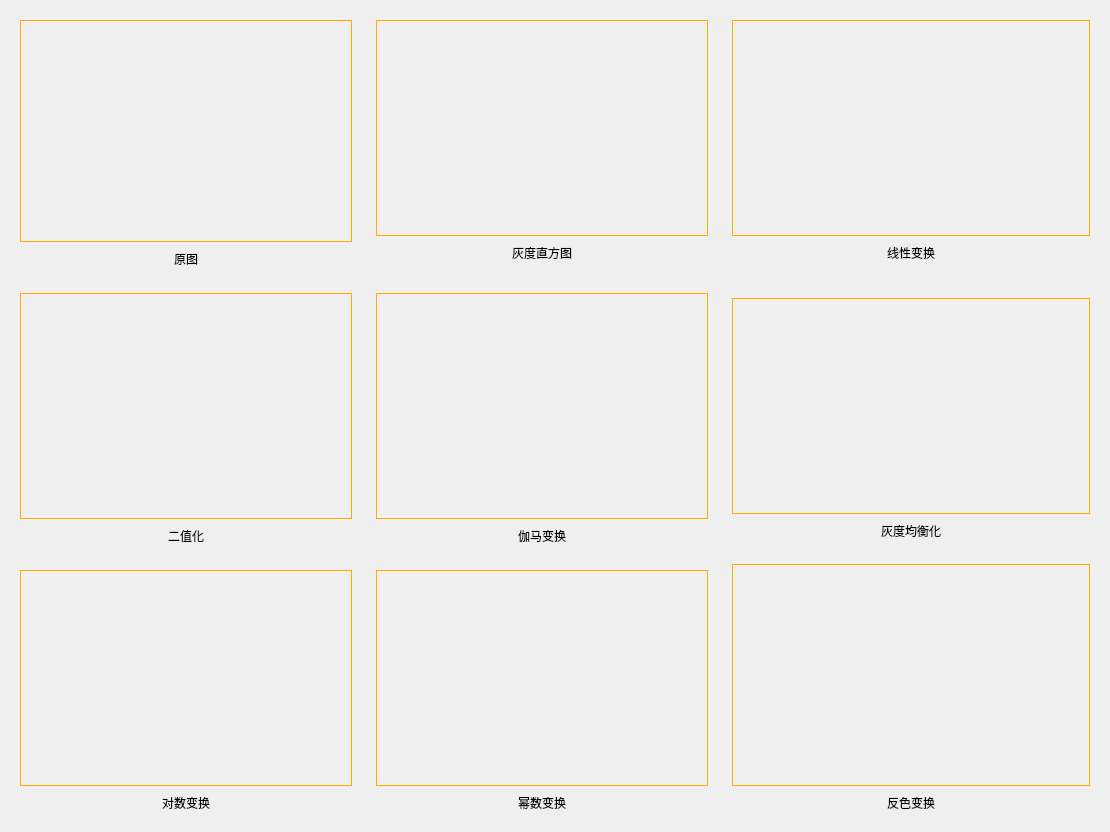
      <widget class="QWidget" name="tab1">
       <attribute name="title">
        <string>灰度图像处理</string>
       </attribute>
       <layout class="QGridLayout" name="gridLayout_4">
        <item row="2" column="1" rowspan="3">
         <widget class="QWidget" name="widget1_5" native="true">
          <property name="minimumSize">
           <size>
            <width>350</width>
            <height>260</height>
           </size>
          </property>
          <property name="maximumSize">
           <size>
            <width>380</width>
            <height>270</height>
           </size>
          </property>
          <layout class="QVBoxLayout" name="verticalLayout_10">
           <item>
            <widget class="QLabel" name="label_gamma_image">
             <property name="maximumSize">
              <size>
               <width>16777215</width>
               <height>16777215</height>
              </size>
             </property>
             <property name="font">
              <font>
               <pointsize>14</pointsize>
               <underline>false</underline>
               <stylestrategy>PreferDefault</stylestrategy>
              </font>
             </property>
             <property name="styleSheet">
              <string notr="true">border-width: 1px;border-style: solid;border-color: rgb(255, 170, 0);</string>
             </property>
             <property name="text">
              <string/>
             </property>
             <property name="alignment">
              <set>Qt::AlignCenter</set>
             </property>
            </widget>
           </item>
           <item>
            <spacer name="verticalSpacer_5">
             <property name="orientation">
              <enum>Qt::Vertical</enum>
             </property>
             <property name="sizeType">
              <enum>QSizePolicy::Fixed</enum>
             </property>
             <property name="sizeHint" stdset="0">
              <size>
               <width>20</width>
               <height>2</height>
              </size>
             </property>
            </spacer>
           </item>
           <item>
            <widget class="QLabel" name="label_gamma_text">
             <property name="sizePolicy">
              <sizepolicy hsizetype="Preferred" vsizetype="Fixed">
               <horstretch>0</horstretch>
               <verstretch>10</verstretch>
              </sizepolicy>
             </property>
             <property name="text">
              <string>伽马变换</string>
             </property>
             <property name="alignment">
              <set>Qt::AlignCenter</set>
             </property>
            </widget>
           </item>
          </layout>
         </widget>
        </item>
        <item row="0" column="0" rowspan="2">
         <widget class="QWidget" name="widget1_2" native="true">
          <property name="minimumSize">
           <size>
            <width>350</width>
            <height>260</height>
           </size>
          </property>
          <property name="maximumSize">
           <size>
            <width>380</width>
            <height>270</height>
           </size>
          </property>
          <layout class="QVBoxLayout" name="verticalLayout_3">
           <item>
            <widget class="QLabel" name="label_origin_image">
             <property name="font">
              <font>
               <pointsize>14</pointsize>
               <underline>false</underline>
               <stylestrategy>PreferDefault</stylestrategy>
              </font>
             </property>
             <property name="styleSheet">
              <string notr="true">border-width: 1px;border-style: solid;border-color: rgb(255, 170, 0);</string>
             </property>
             <property name="text">
              <string/>
             </property>
             <property name="alignment">
              <set>Qt::AlignCenter</set>
             </property>
            </widget>
           </item>
           <item>
            <spacer name="verticalSpacer_2">
             <property name="orientation">
              <enum>Qt::Vertical</enum>
             </property>
             <property name="sizeType">
              <enum>QSizePolicy::Fixed</enum>
             </property>
             <property name="sizeHint" stdset="0">
              <size>
               <width>20</width>
               <height>2</height>
              </size>
             </property>
            </spacer>
           </item>
           <item>
            <widget class="QLabel" name="label_origin_text">
             <property name="sizePolicy">
              <sizepolicy hsizetype="Preferred" vsizetype="Fixed">
               <horstretch>0</horstretch>
               <verstretch>10</verstretch>
              </sizepolicy>
             </property>
             <property name="text">
              <string>原图</string>
             </property>
             <property name="alignment">
              <set>Qt::AlignCenter</set>
             </property>
            </widget>
           </item>
          </layout>
         </widget>
        </item>
        <item row="0" column="1">
         <widget class="QWidget" name="widget1" native="true">
          <property name="minimumSize">
           <size>
            <width>350</width>
            <height>260</height>
           </size>
          </property>
          <property name="maximumSize">
           <size>
            <width>380</width>
            <height>270</height>
           </size>
          </property>
          <layout class="QVBoxLayout" name="verticalLayout">
           <item>
            <widget class="QLabel" name="label_gray_histogram">
             <property name="minimumSize">
              <size>
               <width>0</width>
               <height>0</height>
              </size>
             </property>
             <property name="font">
              <font>
               <pointsize>14</pointsize>
               <underline>false</underline>
               <stylestrategy>PreferDefault</stylestrategy>
              </font>
             </property>
             <property name="styleSheet">
              <string notr="true">border-width: 1px;border-style: solid;border-color: rgb(255, 170, 0);</string>
             </property>
             <property name="text">
              <string/>
             </property>
             <property name="alignment">
              <set>Qt::AlignCenter</set>
             </property>
            </widget>
           </item>
           <item>
            <spacer name="verticalSpacer">
             <property name="orientation">
              <enum>Qt::Vertical</enum>
             </property>
             <property name="sizeType">
              <enum>QSizePolicy::Fixed</enum>
             </property>
             <property name="sizeHint" stdset="0">
              <size>
               <width>20</width>
               <height>2</height>
              </size>
             </property>
            </spacer>
           </item>
           <item>
            <widget class="QLabel" name="label_gray_text">
             <property name="sizePolicy">
              <sizepolicy hsizetype="Preferred" vsizetype="Fixed">
               <horstretch>0</horstretch>
               <verstretch>10</verstretch>
              </sizepolicy>
             </property>
             <property name="text">
              <string>灰度直方图</string>
             </property>
             <property name="alignment">
              <set>Qt::AlignCenter</set>
             </property>
            </widget>
           </item>
          </layout>
         </widget>
        </item>
        <item row="5" column="0">
         <widget class="QWidget" name="widget1_7" native="true">
          <property name="minimumSize">
           <size>
            <width>350</width>
            <height>260</height>
           </size>
          </property>
          <property name="maximumSize">
           <size>
            <width>380</width>
            <height>270</height>
           </size>
          </property>
          <layout class="QVBoxLayout" name="verticalLayout_12">
           <item>
            <widget class="QLabel" name="label_log_image">
             <property name="minimumSize">
              <size>
               <width>0</width>
               <height>0</height>
              </size>
             </property>
             <property name="maximumSize">
              <size>
               <width>16777215</width>
               <height>16777215</height>
              </size>
             </property>
             <property name="font">
              <font>
               <pointsize>14</pointsize>
               <underline>false</underline>
               <stylestrategy>PreferDefault</stylestrategy>
              </font>
             </property>
             <property name="styleSheet">
              <string notr="true">border-width: 1px;border-style: solid;border-color: rgb(255, 170, 0);</string>
             </property>
             <property name="text">
              <string/>
             </property>
             <property name="alignment">
              <set>Qt::AlignCenter</set>
             </property>
            </widget>
           </item>
           <item>
            <spacer name="verticalSpacer_7">
             <property name="orientation">
              <enum>Qt::Vertical</enum>
             </property>
             <property name="sizeType">
              <enum>QSizePolicy::Fixed</enum>
             </property>
             <property name="sizeHint" stdset="0">
              <size>
               <width>20</width>
               <height>2</height>
              </size>
             </property>
            </spacer>
           </item>
           <item>
            <widget class="QLabel" name="label_log_text">
             <property name="sizePolicy">
              <sizepolicy hsizetype="Preferred" vsizetype="Fixed">
               <horstretch>0</horstretch>
               <verstretch>10</verstretch>
              </sizepolicy>
             </property>
             <property name="text">
              <string>对数变换</string>
             </property>
             <property name="alignment">
              <set>Qt::AlignCenter</set>
             </property>
            </widget>
           </item>
          </layout>
         </widget>
        </item>
        <item row="0" column="2">
         <widget class="QWidget" name="widget1_3" native="true">
          <property name="minimumSize">
           <size>
            <width>350</width>
            <height>260</height>
           </size>
          </property>
          <property name="maximumSize">
           <size>
            <width>380</width>
            <height>270</height>
           </size>
          </property>
          <layout class="QVBoxLayout" name="verticalLayout_8">
           <item>
            <widget class="QLabel" name="label_imadjust_image">
             <property name="minimumSize">
              <size>
               <width>358</width>
               <height>0</height>
              </size>
             </property>
             <property name="font">
              <font>
               <pointsize>14</pointsize>
               <underline>false</underline>
               <stylestrategy>PreferDefault</stylestrategy>
              </font>
             </property>
             <property name="styleSheet">
              <string notr="true">border-width: 1px;border-style: solid;border-color: rgb(255, 170, 0);</string>
             </property>
             <property name="text">
              <string/>
             </property>
             <property name="alignment">
              <set>Qt::AlignCenter</set>
             </property>
            </widget>
           </item>
           <item>
            <spacer name="verticalSpacer_3">
             <property name="orientation">
              <enum>Qt::Vertical</enum>
             </property>
             <property name="sizeType">
              <enum>QSizePolicy::Fixed</enum>
             </property>
             <property name="sizeHint" stdset="0">
              <size>
               <width>20</width>
               <height>2</height>
              </size>
             </property>
            </spacer>
           </item>
           <item>
            <widget class="QLabel" name="label_imadjust_text">
             <property name="sizePolicy">
              <sizepolicy hsizetype="Preferred" vsizetype="Fixed">
               <horstretch>0</horstretch>
               <verstretch>10</verstretch>
              </sizepolicy>
             </property>
             <property name="text">
              <string>线性变换</string>
             </property>
             <property name="alignment">
              <set>Qt::AlignCenter</set>
             </property>
            </widget>
           </item>
          </layout>
         </widget>
        </item>
        <item row="4" column="2" rowspan="2">
         <widget class="QWidget" name="widget1_9" native="true">
          <property name="minimumSize">
           <size>
            <width>350</width>
            <height>260</height>
           </size>
          </property>
          <property name="maximumSize">
           <size>
            <width>380</width>
            <height>270</height>
           </size>
          </property>
          <layout class="QVBoxLayout" name="verticalLayout_14">
           <item>
            <widget class="QLabel" name="label_reverse_image">
             <property name="minimumSize">
              <size>
               <width>358</width>
               <height>0</height>
              </size>
             </property>
             <property name="font">
              <font>
               <pointsize>14</pointsize>
               <underline>false</underline>
               <stylestrategy>PreferDefault</stylestrategy>
              </font>
             </property>
             <property name="styleSheet">
              <string notr="true">border-width: 1px;border-style: solid;border-color: rgb(255, 170, 0);</string>
             </property>
             <property name="text">
              <string/>
             </property>
             <property name="alignment">
              <set>Qt::AlignCenter</set>
             </property>
            </widget>
           </item>
           <item>
            <spacer name="verticalSpacer_9">
             <property name="orientation">
              <enum>Qt::Vertical</enum>
             </property>
             <property name="sizeType">
              <enum>QSizePolicy::Fixed</enum>
             </property>
             <property name="sizeHint" stdset="0">
              <size>
               <width>20</width>
               <height>2</height>
              </size>
             </property>
            </spacer>
           </item>
           <item>
            <widget class="QLabel" name="label_reverse_text">
             <property name="sizePolicy">
              <sizepolicy hsizetype="Preferred" vsizetype="Fixed">
               <horstretch>0</horstretch>
               <verstretch>10</verstretch>
              </sizepolicy>
             </property>
             <property name="text">
              <string>反色变换</string>
             </property>
             <property name="alignment">
              <set>Qt::AlignCenter</set>
             </property>
            </widget>
           </item>
          </layout>
         </widget>
        </item>
        <item row="3" column="2">
         <widget class="QWidget" name="widget1_6" native="true">
          <property name="minimumSize">
           <size>
            <width>350</width>
            <height>260</height>
           </size>
          </property>
          <property name="maximumSize">
           <size>
            <width>380</width>
            <height>270</height>
           </size>
          </property>
          <layout class="QVBoxLayout" name="verticalLayout_11">
           <item>
            <widget class="QLabel" name="label_grayavg_image">
             <property name="minimumSize">
              <size>
               <width>358</width>
               <height>0</height>
              </size>
             </property>
             <property name="font">
              <font>
               <pointsize>14</pointsize>
               <underline>false</underline>
               <stylestrategy>PreferDefault</stylestrategy>
              </font>
             </property>
             <property name="styleSheet">
              <string notr="true">border-width: 1px;border-style: solid;border-color: rgb(255, 170, 0);</string>
             </property>
             <property name="text">
              <string/>
             </property>
             <property name="alignment">
              <set>Qt::AlignCenter</set>
             </property>
            </widget>
           </item>
           <item>
            <spacer name="verticalSpacer_6">
             <property name="orientation">
              <enum>Qt::Vertical</enum>
             </property>
             <property name="sizeType">
              <enum>QSizePolicy::Fixed</enum>
             </property>
             <property name="sizeHint" stdset="0">
              <size>
               <width>20</width>
               <height>2</height>
              </size>
             </property>
            </spacer>
           </item>
           <item>
            <widget class="QLabel" name="label_grayavg_text">
             <property name="sizePolicy">
              <sizepolicy hsizetype="Preferred" vsizetype="Fixed">
               <horstretch>0</horstretch>
               <verstretch>10</verstretch>
              </sizepolicy>
             </property>
             <property name="text">
              <string>灰度均衡化</string>
             </property>
             <property name="alignment">
              <set>Qt::AlignCenter</set>
             </property>
            </widget>
           </item>
          </layout>
         </widget>
        </item>
        <item row="2" column="0" rowspan="3">
         <widget class="QWidget" name="widget1_4" native="true">
          <property name="minimumSize">
           <size>
            <width>350</width>
            <height>260</height>
           </size>
          </property>
          <property name="maximumSize">
           <size>
            <width>380</width>
            <height>270</height>
           </size>
          </property>
          <layout class="QVBoxLayout" name="verticalLayout_9">
           <item>
            <widget class="QLabel" name="label_binary_image">
             <property name="font">
              <font>
               <pointsize>14</pointsize>
               <underline>false</underline>
               <stylestrategy>PreferDefault</stylestrategy>
              </font>
             </property>
             <property name="styleSheet">
              <string notr="true">border-width: 1px;border-style: solid;border-color: rgb(255, 170, 0);</string>
             </property>
             <property name="text">
              <string/>
             </property>
             <property name="alignment">
              <set>Qt::AlignCenter</set>
             </property>
            </widget>
           </item>
           <item>
            <spacer name="verticalSpacer_4">
             <property name="orientation">
              <enum>Qt::Vertical</enum>
             </property>
             <property name="sizeType">
              <enum>QSizePolicy::Fixed</enum>
             </property>
             <property name="sizeHint" stdset="0">
              <size>
               <width>20</width>
               <height>2</height>
              </size>
             </property>
            </spacer>
           </item>
           <item>
            <widget class="QLabel" name="label_binary_text">
             <property name="sizePolicy">
              <sizepolicy hsizetype="Preferred" vsizetype="Fixed">
               <horstretch>0</horstretch>
               <verstretch>10</verstretch>
              </sizepolicy>
             </property>
             <property name="text">
              <string>二值化</string>
             </property>
             <property name="alignment">
              <set>Qt::AlignCenter</set>
             </property>
            </widget>
           </item>
          </layout>
         </widget>
        </item>
        <item row="5" column="1">
         <widget class="QWidget" name="widget1_8" native="true">
          <property name="minimumSize">
           <size>
            <width>350</width>
            <height>260</height>
           </size>
          </property>
          <property name="maximumSize">
           <size>
            <width>380</width>
            <height>270</height>
           </size>
          </property>
          <layout class="QVBoxLayout" name="verticalLayout_13">
           <item>
            <widget class="QLabel" name="label_power_image">
             <property name="minimumSize">
              <size>
               <width>0</width>
               <height>0</height>
              </size>
             </property>
             <property name="font">
              <font>
               <pointsize>14</pointsize>
               <underline>false</underline>
               <stylestrategy>PreferDefault</stylestrategy>
              </font>
             </property>
             <property name="styleSheet">
              <string notr="true">border-width: 1px;border-style: solid;border-color: rgb(255, 170, 0);</string>
             </property>
             <property name="text">
              <string/>
             </property>
             <property name="alignment">
              <set>Qt::AlignCenter</set>
             </property>
            </widget>
           </item>
           <item>
            <spacer name="verticalSpacer_8">
             <property name="orientation">
              <enum>Qt::Vertical</enum>
             </property>
             <property name="sizeType">
              <enum>QSizePolicy::Fixed</enum>
             </property>
             <property name="sizeHint" stdset="0">
              <size>
               <width>20</width>
               <height>2</height>
              </size>
             </property>
            </spacer>
           </item>
           <item>
            <widget class="QLabel" name="label_power_text">
             <property name="sizePolicy">
              <sizepolicy hsizetype="Preferred" vsizetype="Fixed">
               <horstretch>0</horstretch>
               <verstretch>10</verstretch>
              </sizepolicy>
             </property>
             <property name="text">
              <string>幂数变换</string>
             </property>
             <property name="alignment">
              <set>Qt::AlignCenter</set>
             </property>
            </widget>
           </item>
          </layout>
         </widget>
        </item>
       </layout>
      </widget>
